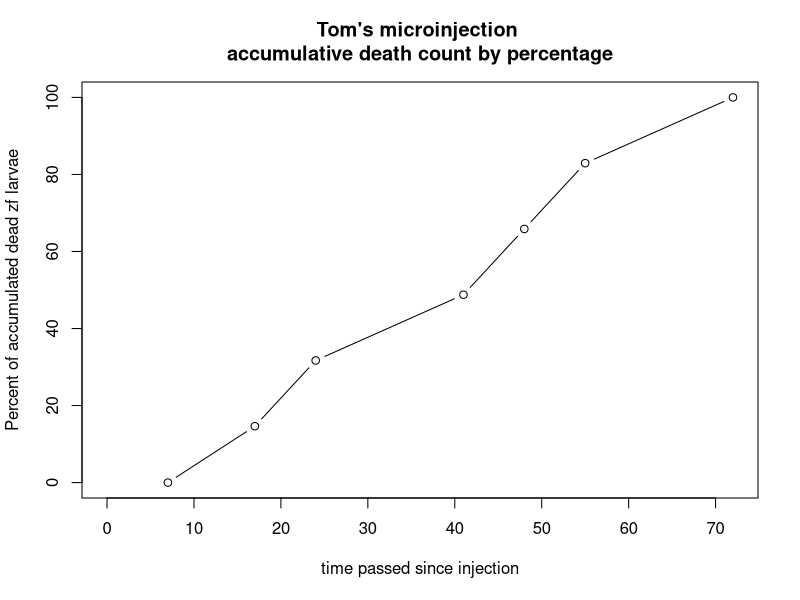
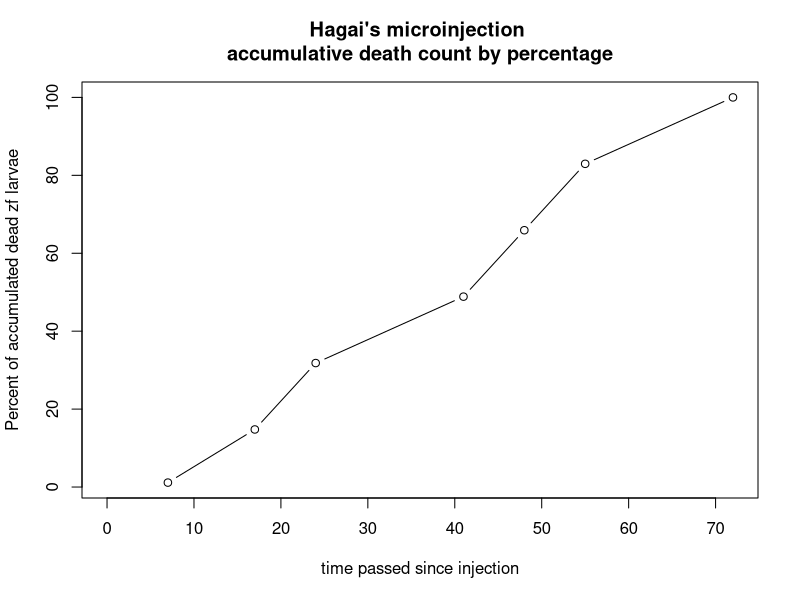

Recreate these plots in R, in order.
## ---- chunk 1
library(tibble)
library(kableExtra)
batch.file<-tribble(
  ~Batch, ~Parents, ~`Date`, ~`Number of offsprings`, ~`Number of living offsprings`,
  "Batch 1", "TL find out which cell" ,"Nov 13 2019", 40 , 18
)
kable(batch.file, "latex", booktabs = TRUE)
## ---- chunk 2
library(tibble)
library(kableExtra)
DF1<- read.csv("tables/Tom_VS_Hagai_R1_Tom.csv") # My table
DF2<-read.csv("tables/Tom_VS_Hagai_R1_Hagai.csv") # Hagai's table
DF1$Dead.so.far<-with(DF1, 13-Live.Larvae) # made a new column calculate how many larvae died at that time
DF1[1,4]<- NA # Making first cell of dead so far empty
DF2$Dead.so.far<-with(DF2, 27-Live.Larvae)  # made a new column calculate how many larvae died at that time
DF2[1,4]<- NA # Making first cell of dead so far empty
# end of dataframe import
DF1[1,4]<- as.numeric(DF1[1,4])
DF2[1,4]<- as.numeric(DF2[1,4])
y<-c()
for (i in 1:length(DF1[,4])) {
  y<- append(y, (sum(as.numeric(DF1[2:i,4]))))
}
# y 
DF1$Accumulative.Dead <- y
s<- c()
for (i in 1:length(DF1[,4])) {
  s<- append(s, (as.numeric(DF1[i,5])/as.numeric(DF1[8,5]))*100)
}
# s
DF1$accu.dead.perc<-s

# Hagai
y<-c()
for (i in 1:length(DF2[,4])) {
  y<- append(y, (sum(as.numeric(DF2[2:i,4]))))
}
# y 
DF2$Accumulative.Dead <- y

s<- c()
for (i in 1:length(DF2[,4])) {
  s<- append(s, (as.numeric(DF2[i,5])/as.numeric(DF2[8,5]))*100)
}
# s
DF2$accu.dead.perc<-s

# End of making an accumulative column of dead %

# Naming headers and adding timeline for x axis ----
colnames(DF1)<- c("Date checked", 
                  "Time of the day", 
                  "Live count", 
                  "Dead Count", 
                  "Dead accumulated", 
                  "Dead accumulated percentage")
colnames(DF2)<- c("Date checked", 
                  "Time of the day", 
                  "Live count", 
                  "Dead Count", 
                  "Dead accumulated", 
                  "Dead accumulated percentage")
DF1$Time<- c(0,7,17,24,41,48,55,72)
DF2$Time<- c(0,7,17,24,41,48,55,72)

# Plotting ---- 

# plot(DF1[,7],DF1[,6], type = "b", main = "Tom's microinjection \naccumulative death count by percentage",
#      xlab = "time passed since injection",
#      ylab = "Percent of accumulated dead zf larvae" )

# plot(DF2[,7],DF2[,6], type = "b", main = "Hagai's microinjection \naccumulative death count by percentage",
#      xlab = "time passed since injection",
#      ylab = "Percent of accumulated dead zf larvae" )

# statistical

# summary(DF1)
# summary(DF2)
kable(DF1, booktabs = TRUE)
## ---- chunk 3
library(tibble)
library(kableExtra)
DF1<- read.csv("tables/Tom_VS_Hagai_R1_Tom.csv") # My table
DF2<-read.csv("tables/Tom_VS_Hagai_R1_Hagai.csv") # Hagai's table
DF1$Dead.so.far<-with(DF1, 13-Live.Larvae) # made a new column calculate how many larvae died at that time
DF1[1,4]<- NA # Making first cell of dead so far empty
DF2$Dead.so.far<-with(DF2, 27-Live.Larvae)  # made a new column calculate how many larvae died at that time
DF2[1,4]<- NA # Making first cell of dead so far empty
# end of dataframe import
DF1[1,4]<- as.numeric(DF1[1,4])
DF2[1,4]<- as.numeric(DF2[1,4])
y<-c()
for (i in 1:length(DF1[,4])) {
  y<- append(y, (sum(as.numeric(DF1[2:i,4]))))
}
# y 
DF1$Accumulative.Dead <- y
s<- c()
for (i in 1:length(DF1[,4])) {
  s<- append(s, (as.numeric(DF1[i,5])/as.numeric(DF1[8,5]))*100)
}
# s
DF1$accu.dead.perc<-s

# Hagai
y<-c()
for (i in 1:length(DF2[,4])) {
  y<- append(y, (sum(as.numeric(DF2[2:i,4]))))
}
# y 
DF2$Accumulative.Dead <- y

s<- c()
for (i in 1:length(DF2[,4])) {
  s<- append(s, (as.numeric(DF2[i,5])/as.numeric(DF2[8,5]))*100)
}
# s
DF2$accu.dead.perc<-s

# End of making an accumulative column of dead %

# Naming headers and adding timeline for x axis ----
colnames(DF1)<- c("Date checked", 
                  "Time of the day", 
                  "Live count", 
                  "Dead Count", 
                  "Dead accumulated", 
                  "Dead accumulated percentage")
colnames(DF2)<- c("Date checked", 
                  "Time of the day", 
                  "Live count", 
                  "Dead Count", 
                  "Dead accumulated", 
                  "Dead accumulated percentage")
DF1$Time<- c(0,7,17,24,41,48,55,72)
DF2$Time<- c(0,7,17,24,41,48,55,72)

# Plotting ---- 

# plot(DF1[,7],DF1[,6], type = "b", main = "Tom's microinjection \naccumulative death count by percentage",
#      xlab = "time passed since injection",
#      ylab = "Percent of accumulated dead zf larvae" )

# plot(DF2[,7],DF2[,6], type = "b", main = "Hagai's microinjection \naccumulative death count by percentage",
#      xlab = "time passed since injection",
#      ylab = "Percent of accumulated dead zf larvae" )

# statistical

# summary(DF1)
# summary(DF2)
kable(DF2, "latex", booktabs = TRUE)
## ---- chunk 4
library(tibble)
library(kableExtra)
DF1<- read.csv("tables/Tom_VS_Hagai_R1_Tom.csv") # My table
DF2<-read.csv("tables/Tom_VS_Hagai_R1_Hagai.csv") # Hagai's table
DF1$Dead.so.far<-with(DF1, 13-Live.Larvae) # made a new column calculate how many larvae died at that time
DF1[1,4]<- NA # Making first cell of dead so far empty
DF2$Dead.so.far<-with(DF2, 27-Live.Larvae)  # made a new column calculate how many larvae died at that time
DF2[1,4]<- NA # Making first cell of dead so far empty
# end of dataframe import
DF1[1,4]<- as.numeric(DF1[1,4])
DF2[1,4]<- as.numeric(DF2[1,4])
y<-c()
for (i in 1:length(DF1[,4])) {
  y<- append(y, (sum(as.numeric(DF1[2:i,4]))))
}
# y 
DF1$Accumulative.Dead <- y
s<- c()
for (i in 1:length(DF1[,4])) {
  s<- append(s, (as.numeric(DF1[i,5])/as.numeric(DF1[8,5]))*100)
}
# s
DF1$accu.dead.perc<-s

# Hagai
y<-c()
for (i in 1:length(DF2[,4])) {
  y<- append(y, (sum(as.numeric(DF2[2:i,4]))))
}
# y 
DF2$Accumulative.Dead <- y

s<- c()
for (i in 1:length(DF2[,4])) {
  s<- append(s, (as.numeric(DF2[i,5])/as.numeric(DF2[8,5]))*100)
}
# s
DF2$accu.dead.perc<-s

# End of making an accumulative column of dead %

# Naming headers and adding timeline for x axis ----
colnames(DF1)<- c("Date checked", 
                  "Time of the day", 
                  "Live count", 
                  "Dead Count", 
                  "Dead accumulated", 
                  "Dead accumulated percentage")
colnames(DF2)<- c("Date checked", 
                  "Time of the day", 
                  "Live count", 
                  "Dead Count", 
                  "Dead accumulated", 
                  "Dead accumulated percentage")
DF1$Time<- c(0,7,17,24,41,48,55,72)
DF2$Time<- c(0,7,17,24,41,48,55,72)

# Plotting ---- 

plot(DF1[,7],DF1[,6], type = "b", main = "Tom's microinjection \naccumulative death count by percentage",
     xlab = "time passed since injection",
     ylab = "Percent of accumulated dead zf larvae" )

# plot(DF2[,7],DF2[,6], type = "b", main = "Hagai's microinjection \naccumulative death count by percentage",
#      xlab = "time passed since injection",
#      ylab = "Percent of accumulated dead zf larvae" )

# statistical

# summary(DF1)
# summary(DF2)

## ---- chunk 5
library(tibble)
library(kableExtra)
DF1<- read.csv("tables/Tom_VS_Hagai_R1_Tom.csv") # My table
DF2<-read.csv("tables/Tom_VS_Hagai_R1_Hagai.csv") # Hagai's table
DF1$Dead.so.far<-with(DF1, 13-Live.Larvae) # made a new column calculate how many larvae died at that time
DF1[1,4]<- NA # Making first cell of dead so far empty
DF2$Dead.so.far<-with(DF2, 27-Live.Larvae)  # made a new column calculate how many larvae died at that time
DF2[1,4]<- NA # Making first cell of dead so far empty
# end of dataframe import
DF1[1,4]<- as.numeric(DF1[1,4])
DF2[1,4]<- as.numeric(DF2[1,4])
y<-c()
for (i in 1:length(DF1[,4])) {
  y<- append(y, (sum(as.numeric(DF1[2:i,4]))))
}
# y 
DF1$Accumulative.Dead <- y
s<- c()
for (i in 1:length(DF1[,4])) {
  s<- append(s, (as.numeric(DF1[i,5])/as.numeric(DF1[8,5]))*100)
}
# s
DF1$accu.dead.perc<-s

# Hagai
y<-c()
for (i in 1:length(DF2[,4])) {
  y<- append(y, (sum(as.numeric(DF2[2:i,4]))))
}
# y 
DF2$Accumulative.Dead <- y

s<- c()
for (i in 1:length(DF2[,4])) {
  s<- append(s, (as.numeric(DF2[i,5])/as.numeric(DF2[8,5]))*100)
}
# s
DF2$accu.dead.perc<-s

# End of making an accumulative column of dead %

# Naming headers and adding timeline for x axis ----
colnames(DF1)<- c("Date checked", 
                  "Time of the day", 
                  "Live count", 
                  "Dead Count", 
                  "Dead accumulated", 
                  "Dead accumulated percentage")
colnames(DF2)<- c("Date checked", 
                  "Time of the day", 
                  "Live count", 
                  "Dead Count", 
                  "Dead accumulated", 
                  "Dead accumulated percentage")
DF1$Time<- c(0,7,17,24,41,48,55,72)
DF2$Time<- c(0,7,17,24,41,48,55,72)

# Plotting ---- 

# plot(DF1[,7],DF1[,6], type = "b", main = "Tom's microinjection \naccumulative death count by percentage",
#      xlab = "time passed since injection",
#      ylab = "Percent of accumulated dead zf larvae" )

plot(DF2[,7],DF2[,6], type = "b", main = "Hagai's microinjection \naccumulative death count by percentage",
     xlab = "time passed since injection",
     ylab = "Percent of accumulated dead zf larvae" )

# statistical

# summary(DF1)
# summary(DF2)

## ---- chunk 6
library(tibble)
library(kableExtra)
DF1<- read.csv("tables/Tom_VS_Hagai_R1_Tom.csv") # My table
DF2<-read.csv("tables/Tom_VS_Hagai_R1_Hagai.csv") # Hagai's table
DF1$Dead.so.far<-with(DF1, 13-Live.Larvae) # made a new column calculate how many larvae died at that time
DF1[1,4]<- NA # Making first cell of dead so far empty
DF2$Dead.so.far<-with(DF2, 27-Live.Larvae)  # made a new column calculate how many larvae died at that time
DF2[1,4]<- NA # Making first cell of dead so far empty
# end of dataframe import
DF1[1,4]<- as.numeric(DF1[1,4])
DF2[1,4]<- as.numeric(DF2[1,4])
y<-c()
for (i in 1:length(DF1[,4])) {
  y<- append(y, (sum(as.numeric(DF1[2:i,4]))))
}
# y 
DF1$Accumulative.Dead <- y
s<- c()
for (i in 1:length(DF1[,4])) {
  s<- append(s, (as.numeric(DF1[i,5])/as.numeric(DF1[8,5]))*100)
}
# s
DF1$accu.dead.perc<-s

# Hagai
y<-c()
for (i in 1:length(DF2[,4])) {
  y<- append(y, (sum(as.numeric(DF2[2:i,4]))))
}
# y 
DF2$Accumulative.Dead <- y

s<- c()
for (i in 1:length(DF2[,4])) {
  s<- append(s, (as.numeric(DF2[i,5])/as.numeric(DF2[8,5]))*100)
}
# s
DF2$accu.dead.perc<-s

# End of making an accumulative column of dead %

# Naming headers and adding timeline for x axis ----
colnames(DF1)<- c("Date checked", 
                  "Time of the day", 
                  "Live count", 
                  "Dead Count", 
                  "Dead accumulated", 
                  "Dead accumulated percentage")
colnames(DF2)<- c("Date checked", 
                  "Time of the day", 
                  "Live count", 
                  "Dead Count", 
                  "Dead accumulated", 
                  "Dead accumulated percentage")
DF1$Time<- c(0,7,17,24,41,48,55,72)
DF2$Time<- c(0,7,17,24,41,48,55,72)

# Plotting ---- 

# plot(DF1[,7],DF1[,6], type = "b", main = "Tom's microinjection \naccumulative death count by percentage",
#      xlab = "time passed since injection",
#      ylab = "Percent of accumulated dead zf larvae" )

# plot(DF2[,7],DF2[,6], type = "b", main = "Hagai's microinjection \naccumulative death count by percentage",
#      xlab = "time passed since injection",
#      ylab = "Percent of accumulated dead zf larvae" )

# statistical

summary(DF1)
# summary(DF2)

## ---- chunk 7
library(tibble)
library(kableExtra)
DF1<- read.csv("tables/Tom_VS_Hagai_R1_Tom.csv") # My table
DF2<-read.csv("tables/Tom_VS_Hagai_R1_Hagai.csv") # Hagai's table
DF1$Dead.so.far<-with(DF1, 13-Live.Larvae) # made a new column calculate how many larvae died at that time
DF1[1,4]<- NA # Making first cell of dead so far empty
DF2$Dead.so.far<-with(DF2, 27-Live.Larvae)  # made a new column calculate how many larvae died at that time
DF2[1,4]<- NA # Making first cell of dead so far empty
# end of dataframe import
DF1[1,4]<- as.numeric(DF1[1,4])
DF2[1,4]<- as.numeric(DF2[1,4])
y<-c()
for (i in 1:length(DF1[,4])) {
  y<- append(y, (sum(as.numeric(DF1[2:i,4]))))
}
# y 
DF1$Accumulative.Dead <- y
s<- c()
for (i in 1:length(DF1[,4])) {
  s<- append(s, (as.numeric(DF1[i,5])/as.numeric(DF1[8,5]))*100)
}
# s
DF1$accu.dead.perc<-s

# Hagai
y<-c()
for (i in 1:length(DF2[,4])) {
  y<- append(y, (sum(as.numeric(DF2[2:i,4]))))
}
# y 
DF2$Accumulative.Dead <- y

s<- c()
for (i in 1:length(DF2[,4])) {
  s<- append(s, (as.numeric(DF2[i,5])/as.numeric(DF2[8,5]))*100)
}
# s
DF2$accu.dead.perc<-s

# End of making an accumulative column of dead %

# Naming headers and adding timeline for x axis ----
colnames(DF1)<- c("Date checked", 
                  "Time of the day", 
                  "Live count", 
                  "Dead Count", 
                  "Dead accumulated", 
                  "Dead accumulated percentage")
colnames(DF2)<- c("Date checked", 
                  "Time of the day", 
                  "Live count", 
                  "Dead Count", 
                  "Dead accumulated", 
                  "Dead accumulated percentage")
DF1$Time<- c(0,7,17,24,41,48,55,72)
DF2$Time<- c(0,7,17,24,41,48,55,72)

# Plotting ---- 

# plot(DF1[,7],DF1[,6], type = "b", main = "Tom's microinjection \naccumulative death count by percentage",
#      xlab = "time passed since injection",
#      ylab = "Percent of accumulated dead zf larvae" )

# plot(DF2[,7],DF2[,6], type = "b", main = "Hagai's microinjection \naccumulative death count by percentage",
#      xlab = "time passed since injection",
#      ylab = "Percent of accumulated dead zf larvae" )

# statistical

# summary(DF1)
summary(DF2)
